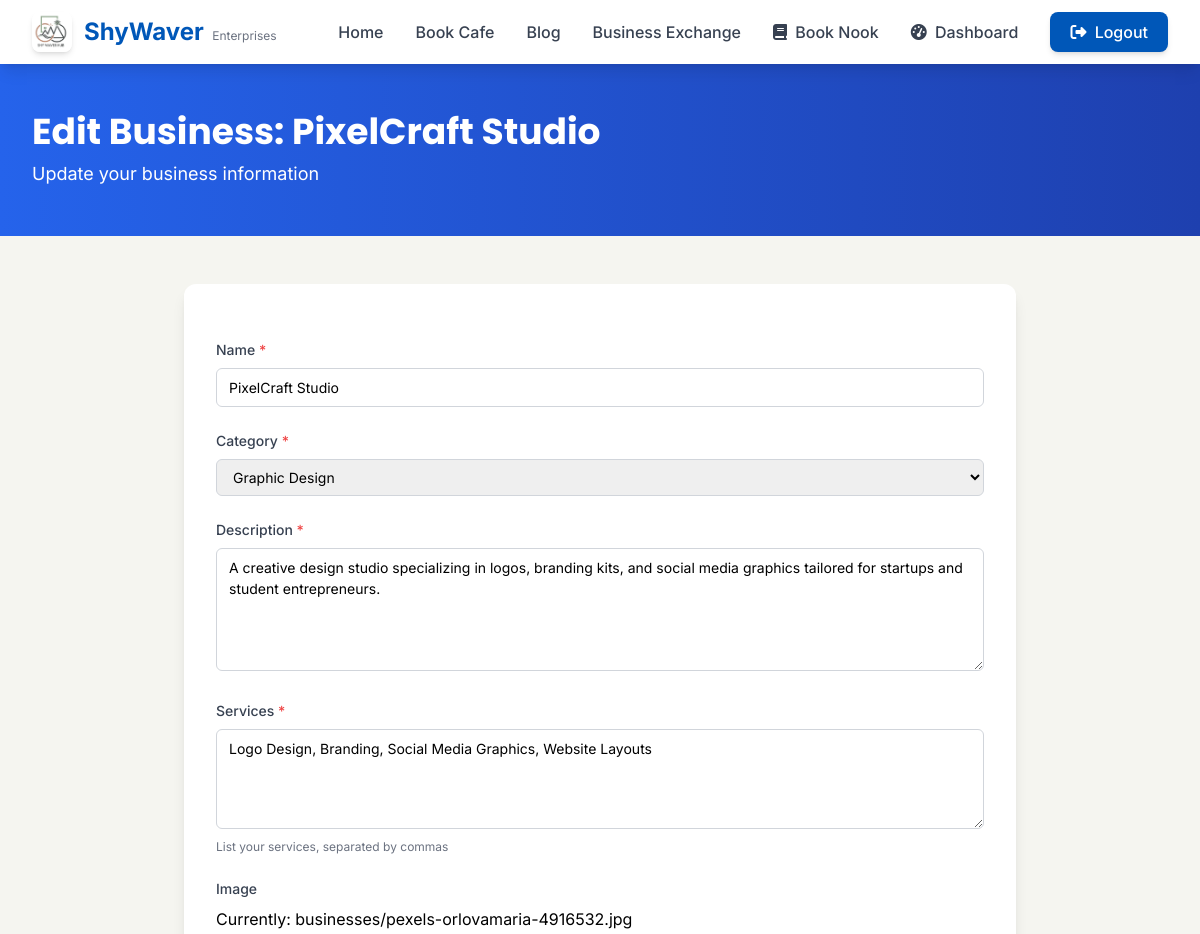
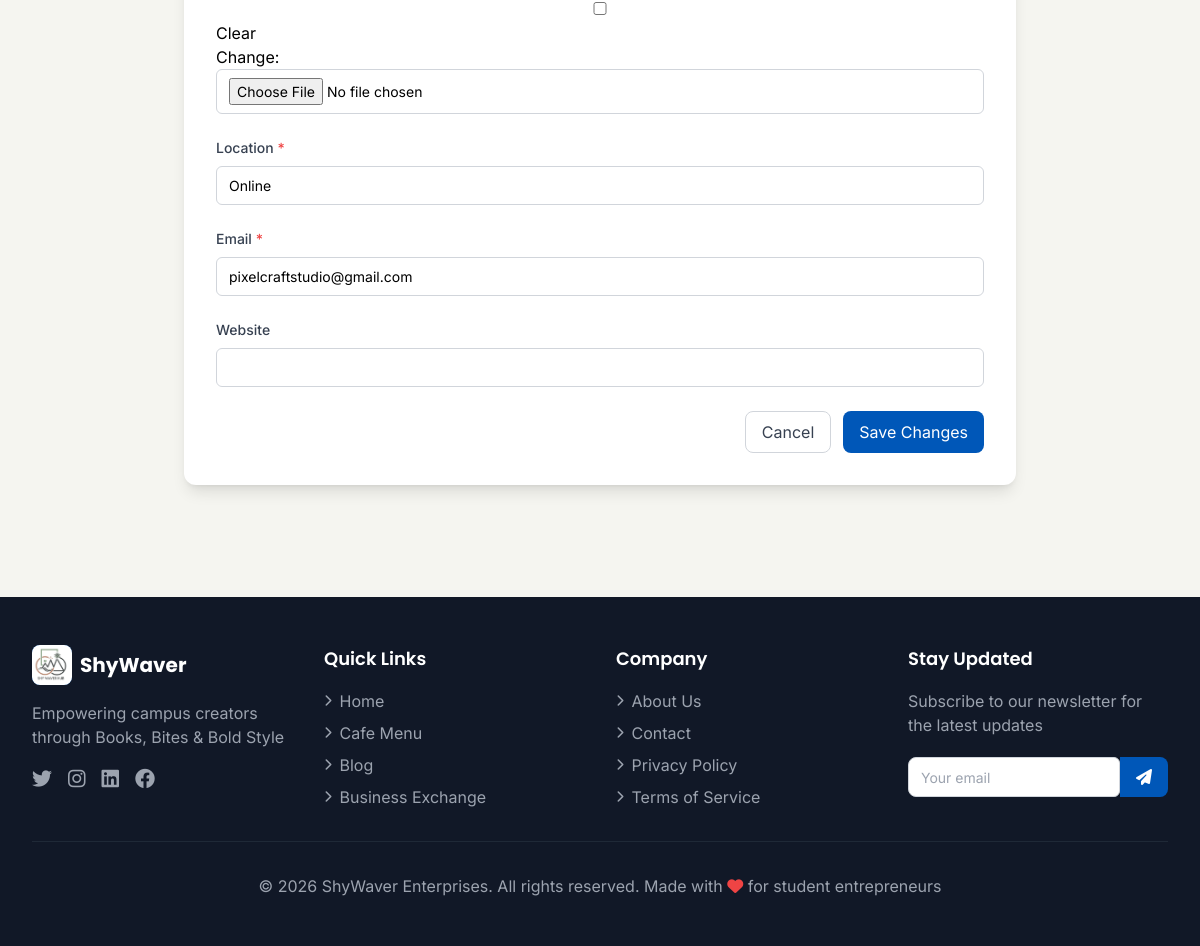
The page /business/pixelcraft-studio/edit/ (signed in) on the database its author committed (2 pictures, top to bottom).
### core/models.py (models this page shows, shortened)
class Business(models.Model):
    owner = models.ForeignKey(User, on_delete=models.CASCADE, related_name='businesses')
    name = models.CharField(max_length=200)
    slug = models.SlugField(unique=True)
    category = models.ForeignKey(BusinessCategory, on_delete=models.SET_NULL, null=True)
    description = models.TextField()
    services = models.TextField(help_text="List your services, separated by commas")
    image = models.ImageField(upload_to='businesses/', blank=True, null=True)
    location = models.CharField(max_length=200, default="Campus Hub")
    email = models.EmailField()
    website = models.URLField(blank=True)
    rating = models.DecimalField(max_digits=3, decimal_places=2, default=0)
    review_count = models.IntegerField(default=0)
    is_active = models.BooleanField(default=True)
    created_at = models.DateTimeField(auto_now_add=True)
    updated_at = models.DateTimeField(auto_now=True)

### core/views.py (the view)
# urls.py: path('business/<slug:slug>/edit/', views.edit_business, name='edit_business'),
@login_required
def edit_business(request, slug):
    business = get_object_or_404(Business, slug=slug, owner=request.user)
    if request.method == 'POST':
        form = BusinessForm(request.POST, request.FILES, instance=business)
        if form.is_valid():
            form.save()
            messages.success(request, 'Business updated successfully!')
            return redirect('business_detail', slug=business.slug)
    else:
        form = BusinessForm(instance=business)
    return render(request, 'edit_business.html', {'form': form, 'business': business})

### core/forms.py
class BusinessForm(forms.ModelForm):
    class Meta:
        model = Business
        fields = ['name', 'category', 'description', 'services', 'image', 'location', 'email', 'website']
        widgets = {
            'description': forms.Textarea(attrs={'rows': 5}),
            'services': forms.Textarea(attrs={'rows': 3, 'placeholder': 'e.g., Logo Design, Branding, Social Media Graphics'}),
        }

### core/context_processors.py (called while the page is built)
def site_context(request):
    return {
        'menu_categories': MenuItem.CATEGORY_CHOICES if hasattr(MenuItem, 'CATEGORY_CHOICES') else [],
        'business_categories': BusinessCategory.objects.all() if hasattr(BusinessCategory, 'objects') else [],
    }

### core/models.py (called while the page is built)
    def __str__(self):
        return self.name

### templates/edit_business.html (shortened to what this page needs)
{% extends 'base.html' %}
{% block content %}
<div class="bg-gradient-to-r from-blue-600 to-blue-800 text-white py-12">
    <div class="max-w-7xl mx-auto px-4 sm:px-6 lg:px-8">
        <h1 class="text-3xl md:text-4xl font-bold">Edit Business: {{ business.name }}</h1>
        <p class="text-lg mt-2">Update your business information</p>
    </div>
</div>
<div class="max-w-4xl mx-auto px-4 sm:px-6 lg:px-8 py-12">
    <div class="bg-white rounded-xl shadow-lg overflow-hidden">
        <div class="p-6 md:p-8">
            <form method="POST" enctype="multipart/form-data" class="space-y-6">
                {% for field in form %}
                <div>
                    <label for="{{ field.id_for_label }}" class="block text-sm font-medium text-gray-700 mb-2">
                        {{ field.label }}
                        {% if field.field.required %}
                        <span class="text-red-500">*</span>
                        {% endif %}
                    </label>
                    {{ field }}
                    {% if field.help_text %}
                    <p class="text-gray-500 text-xs mt-1">{{ field.help_text }}</p>
                    {% endif %}
                </div>
                {% endfor %}
                <div class="flex justify-end space-x-3">
                    <a href="{% url 'business_detail' business.slug %}" class="px-4 py-2 border border-gray-300 rounded-lg text-gray-700 hover:bg-gray-50 transition">Cancel</a>
                    <button type="submit" class="px-4 py-2 bg-primary text-white rounded-lg hover:bg-primary-dark transition">Save Changes</button>
                </div>
            </form>
        </div>
    </div>
</div>
{% endblock %}

### templates/base.html (style rules this page uses)
* { font-family: 'Inter', sans-serif; }
h1, h2, h3, h4, h5, h6 { font-family: 'Poppins', sans-serif; }
.bg-primary { background-color: #0057B8; }
.bg-cream { background-color: #F5F5F0; }
html { scroll-behavior: smooth; }

### templates/edit_business.html (style rules this page uses)
input, textarea, select { width: 100%; padding: 0.5rem 0.75rem; border: 1px solid #d1d5db; border-radius: 0.375rem; font-size: 0.875rem; }
textarea { min-height: 100px; }

### rows shown on the page
Business: name "PixelCraft Studio", form "PixelCraft Studio" "Graphic Design" "A creative design studio specializing in logos, branding kits, and social media graphics tailored for startups and student entrepreneurs." "Logo Design, Branding, Social Media Graphics, Website Layouts" "Online" "pixelcraftstudio@gmail.com"

### other values the page prints
{{ field.label }} "Name" "Category" "Description" "Services" "Image" "Location" "Email" "Website"
{{ field.help_text }} "List your services, separated by commas"
